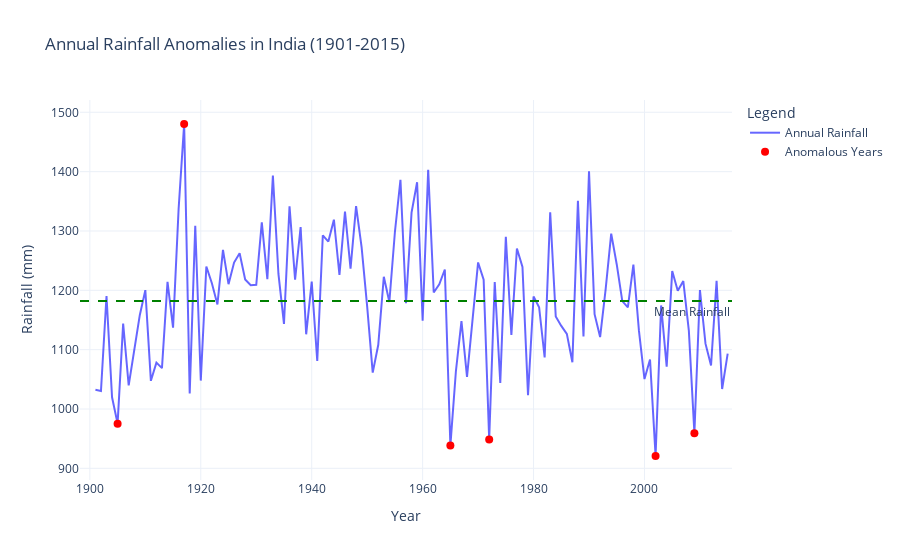

Write notebook code for a chart like this one.
### Code cell
from sklearn.ensemble import IsolationForest

# detect anomalous rainfall years based on annual data
isolation_forest = IsolationForest(contamination=0.05, random_state=42)
rainfall_data['Annual_Anomaly'] = isolation_forest.fit_predict(rainfall_data[['ANNUAL']])

# identify anomalies in annual rainfall
annual_anomalies = rainfall_data[rainfall_data['Annual_Anomaly'] == -1]

# detect anomalous months based on monthly data
monthly_data = rainfall_data[['JAN', 'FEB', 'MAR', 'APR', 'MAY', 'JUN', 'JUL', 'AUG', 'SEP', 'OCT', 'NOV', 'DEC']]
monthly_anomalies = isolation_forest.fit_predict(monthly_data)

# add anomaly detection results for months
rainfall_data['Monthly_Anomaly'] = monthly_anomalies
monthly_anomalies_df = rainfall_data[rainfall_data['Monthly_Anomaly'] == -1][['YEAR'] + monthly_columns]

fig_annual_anomalies = go.Figure()

fig_annual_anomalies.add_trace(go.Scatter(
    x=rainfall_data['YEAR'],
    y=rainfall_data['ANNUAL'],
    mode='lines',
    name='Annual Rainfall',
    line=dict(color='blue', width=2),
    opacity=0.6
))

fig_annual_anomalies.add_trace(go.Scatter(
    x=annual_anomalies['YEAR'],
    y=annual_anomalies['ANNUAL'],
    mode='markers',
    name='Anomalous Years',
    marker=dict(color='red', size=8, symbol='circle')
))

fig_annual_anomalies.add_hline(
    y=rainfall_data['ANNUAL'].mean(),
    line_dash='dash',
    line_color='green',
    annotation_text='Mean Rainfall',
    annotation_position='bottom right'
)

fig_annual_anomalies.update_layout(
    title='Annual Rainfall Anomalies in India (1901-2015)',
    xaxis_title='Year',
    yaxis_title='Rainfall (mm)',
    template='plotly_white',
    legend=dict(title="Legend"),
    height=500
)

fig_annual_anomalies.show()

### Figure 1 — Plotly figure (JSON) as saved in the notebook; plotly's stock layout.template omitted (floating-point values rounded to 4 significant figures)
{"data": [{"line": {"color": "blue", "width": 2}, "mode": "lines", "name": "Annual Rainfall", "opacity": 0.6, "type": "scatter", "x": [1901, 1902, 1903, 1904, 1905, 1906, 1907, 1908, 1909, 1910, 1911, 1912, 1913, 1914, 1915, 1916, 1917, 1918, 1919, 1920, 1921, 1922, 1923, 1924, 1925, 1926, 1927, 1928, 1929, 1930, 1931, 1932, 1933, 1934, 1935, 1936, 1937, 1938, 1939, 1940, 1941, 1942, 1943, 1944, 1945, 1946, 1947, 1948, 1949, 1950, 1951, 1952, 1953, 1954, 1955, 1956, 1957, 1958, 1959, 1960, 1961, 1962, 1963, 1964, 1965, 1966, 1967, 1968, 1969, 1970, 1971, 1972, 1973, 1974, 1975, 1976, 1977, 1978, 1979, 1980, 1981, 1982, 1983, 1984, 1985, 1986, 1987, 1988, 1989, 1990, 1991, 1992, 1993, 1994, 1995, 1996, 1997, 1998, 1999, 2000, 2001, 2002, 2003, 2004, 2005, 2006, 2007, 2008, 2009, 2010, 2011, 2012, 2013, 2014, 2015], "y": [1032.0, 1030.0, 1190.0, 1020.0, 975.3, 1144.0, 1040.0, 1097.0, 1158.0, 1200.0, 1048.0, 1078.0, 1069.0, 1214.0, 1137.0, 1337.0, 1480.0, 1026.0, 1309.0, 1048.0, 1240.0, 1212.0, 1176.0, 1268.0, 1210.0, 1247.0, 1263.0, 1218.0, 1208.0, 1209.0, 1315.0, 1219.0, 1394.0, 1228.0, 1143.0, 1342.0, 1218.0, 1307.0, 1126.0, 1215.0, 1081.0, 1293.0, 1282.0, 1319.0, 1226.0, 1333.0, 1237.0, 1342.0, 1272.0, 1172.0, 1061.0, 1108.0, 1223.0, 1180.0, 1298.0, 1386.0, 1178.0, 1331, 1382.0, 1149, 1403, 1196.0, 1210.0, 1235.0, 938.4, 1064, 1148.0, 1054.0, 1148.0, 1247, 1218, 948.5, 1214, 1044.0, 1290.0, 1125.0, 1270.0, 1239.0, 1023.0, 1190.0, 1172.0, 1087.0, 1332.0, 1156.0, 1140, 1127.0, 1079.0, 1351, 1122.0, 1401.0, 1160.0, 1121.0, 1202.0, 1296.0, 1244.0, 1182.0, 1171.0, 1244.0, 1132, 1050.0, 1083.0, 920.8, 1174.0, 1071.0, 1232.0, 1199.0, 1216.0, 1132.0, 959.3, 1200.0, 1110.0, 1074.0, 1216.0, 1034.0, 1093.0]}, {"marker": {"color": "red", "size": 8, "symbol": "circle"}, "mode": "markers", "name": "Anomalous Years", "type": "scatter", "x": [1905, 1917, 1965, 1972, 2002, 2009], "y": [975.3, 1480.0, 938.4, 948.5, 920.8, 959.3]}], "layout": {"annotations": [{"showarrow": false, "text": "Mean Rainfall", "x": 1, "xanchor": "right", "xref": "x domain", "y": 1182.0, "yanchor": "top", "yref": "y"}], "autosize": true, "legend": {"title": {"text": "Legend"}}, "shapes": [{"line": {"color": "green", "dash": "dash"}, "type": "line", "x0": 0, "x1": 1, "xref": "x domain", "y0": 1182.0, "y1": 1182.0, "yref": "y"}], "title": {"text": "Annual Rainfall Anomalies in India (1901-2015)"}, "xaxis": {"autorange": true, "range": [1898.0, 2016.0], "title": {"text": "Year"}, "type": "linear"}, "yaxis": {"autorange": true, "range": [878.5, 1523.0], "title": {"text": "Rainfall (mm)"}, "type": "linear"}}}
